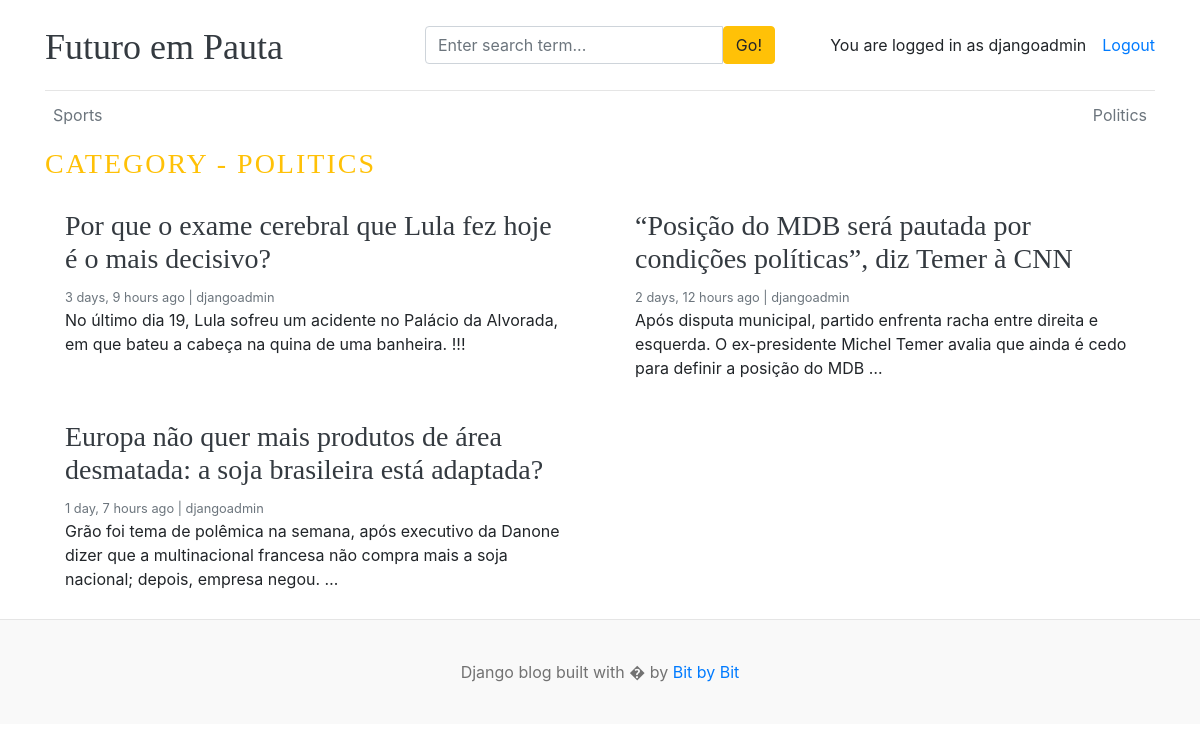
Screenshot of /category/2/ (signed in) with the database file from the repository.
### blogs/models.py (models this page shows, shortened)
class Category(models.Model):
    category_name = models.CharField(max_length=50, unique=True)
    created_at = models.DateTimeField(auto_now_add=True)
    updated_at = models.DateTimeField(auto_now=True)
    class Meta:
        verbose_name_plural = 'categories'
    def __str__(self):
        return self.category_name

class Blog(models.Model):
    title = models.CharField(max_length=100)
    slug = models.SlugField(max_length=150, unique=True, blank=True)
    category = models.ForeignKey(Category, on_delete=models.CASCADE)
    author = models.ForeignKey(User, on_delete=models.CASCADE)
    featured_image = models.ImageField(upload_to='uploads/%Y/%m/%d')
    short_description = models.TextField(max_length=500)
    blog_body = models.TextField(max_length=2000)
    status = models.CharField(max_length=20, choices=STATUS_CHOICES, default="Draft")
    is_featured = models.BooleanField(default=False)
    created_at = models.DateTimeField(auto_now_add=True)
    updated_at = models.DateTimeField(auto_now=True)

### blogs/views.py (the view)
# urls.py: path('<int:category_id>/', views.posts_by_category, name='posts_by_category')
def posts_by_category(request, category_id):
    posts = Blog.objects.filter(status='Published', category=category_id)
    try:
        category = Category.objects.get(pk=category_id)
    except:
        return redirect('home')
    context = {
        'posts': posts,
        'category_id': category,
    }
    return render(request, 'posts_by_category.html', context)

### blogs/context_processors.py (called while the page is built)
def get_categories(request):
    categories = Category.objects.all()
    return dict(categories=categories)

def get_social_links(request):
    social_links = SocialLink.objects.all()
    return dict(social_links=social_links)

### templates/posts_by_category.html
{% extends 'base.html' %}
{% block content %}
  <h3 class="text-uppercase text-warning" style="letter-spacing: 2px;">Category - {{ category_id }}</h3>
  <div class="row mb-2">
    {% if posts %}
    {%  for post in posts %}
        <div class="col-md-6">
          <div class="card border-0" >
            <div class="card-body">
              <h3><a href="{% url 'blogs' post.slug %}" class="text-dark">{{ post.title }}</a></h3>
              <small class="mb-1 text-muted">{{ post.created_at | timesince }} ago | {{ post.author }}</small>
              <p class="card-text">{{ post.short_description | truncatewords:25 }}</p>
            </div>
          </div>
        </div>
    {% endfor %}
    {% else %}
        <p>No posts found</p>
    {% endif %}
  </div>
</div>
{% endblock %}

### templates/base.html (shortened to what this page needs)
{% load static %}
<!DOCTYPE html>
<html lang="en">
<head>
    <link href="https://getbootstrap.com/docs/4.0/dist/css/bootstrap.min.css" rel="stylesheet">
    <link href="{% static 'css/blog.css' %}" rel="stylesheet">
  </head>
<body>
    <div class="container">
      <header class="blog-header py-3">
        <div class="row flex-nowrap justify-content-between align-items-center">
          <div class="col-4 pt-1">
            <a class="blog-header-logo text-dark" href="/">Futuro em Pauta</a>
          </div>
          <div class="col-4">
            <form action="{% url 'search' %}" method="GET">
              <div class="input-group">
                <input class="form-control" type="text" name="keyword" value="{{ keyword }}" placeholder="Enter search term..." aria-label="Enter search term..." aria-describedby="button-search" />
                <button type="submit" class="btn btn-warning" id="button-search" type="button">Go!</button>
              </div>
            </form>
          </div>
          <div class="col-4 d-flex justify-content-end align-items-center">
            {% if not user.is_authenticated %}
              <a class="btn btn-sm btn-warning" href="{% url 'login' %}">Login</a> &nbsp;
              <a class="btn btn-sm btn-outline-secondary" href="{% url 'register' %}">Register</a>
            {% else %}
              <span>You are logged in as {{ user }}</span>
              <span><a href="{% url 'logout' %}">Logout</a></span>
            {% endif %}
          </div>
        </div>
      </header>
      <div class="nav-scroller py-1 mb-2">
        <nav class="nav d-flex justify-content-between">
          {% for cat in categories %}
          <a class="p-2 text-muted" href="{% url 'posts_by_category' cat.id %}">{{ cat.category_name }}</a>
          {% endfor %}
        </nav>
      </div>
{% block content %}
{%  endblock %}
<footer class="blog-footer">
    <p>Django blog built with � by <a href="#">Bit by Bit</a></p>
</footer>
</body>
</html>

### blog_main/static/css/blog.css (style rules this page uses)
.blog-header { border-bottom: 1px solid #e5e5e5; }
.blog-header-logo { font-family: "Playfair Display", Georgia, "Times New Roman", serif; font-size: 2.25rem; }
h1, h2, h3, h4, h5, h6 { font-family: "Playfair Display", Georgia, "Times New Roman", serif; }
.blog-footer { padding: 2.5rem 0; color: #727272; text-align: center; background-color: #f9f9f9; border-top: .05rem solid #e5e5e5; }
.blog-footer p:last-child { margin-bottom: 0; }

### rows the page displays
Category: category_name "Sports"
Category: category_name "Politics", category_name "POLITICS"
Blog: title "Por que o exame cerebral que Lula fez hoje é o mais decisivo?", created_at "3 days, 9 hours", author "djangoadmin", short_description "No último dia 19, Lula sofreu um acidente no Palácio da Alvorada, em que bateu a cabeça na quina de uma banheira. !!!"
Blog: title "“Posição do MDB será pautada por condições políticas”, diz Temer à CNN", created_at "2 days, 12 hours", author "djangoadmin", short_description "Após disputa municipal, partido enfrenta racha entre direita e esquerda. O ex-presidente Michel Temer avalia que ainda é cedo para definir a posição do MDB …"
Blog: title "Europa não quer mais produtos de área desmatada: a soja brasileira está adaptada?", created_at "1 day, 7 hours", author "djangoadmin", short_description "Grão foi tema de polêmica na semana, após executivo da Danone dizer que a multinacional francesa não compra mais a soja nacional; depois, empresa negou. …"

### other values shown
{{ user }} "djangoadmin"
